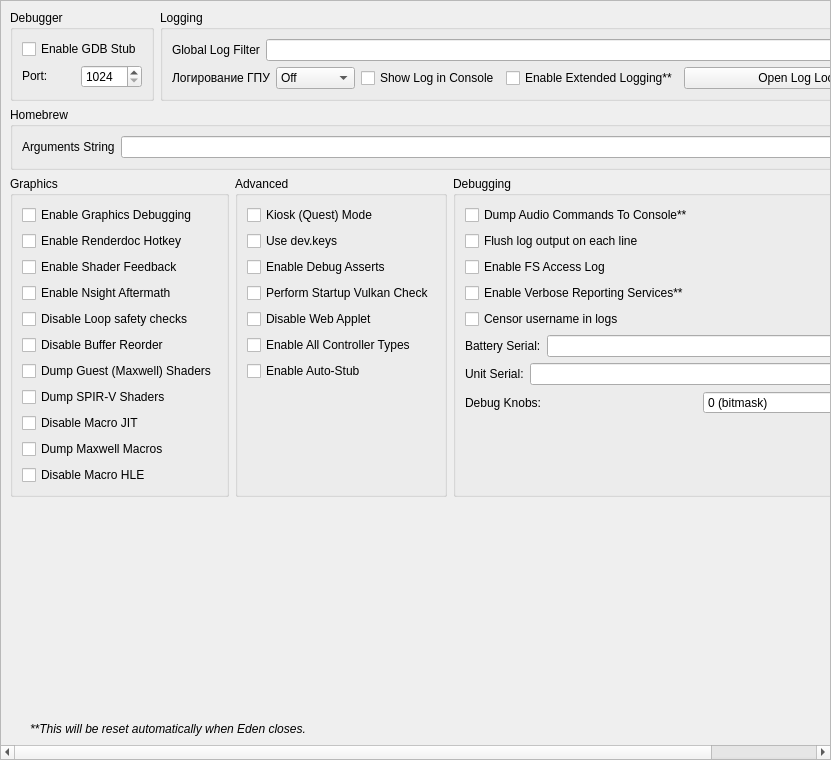
<?xml version="1.0" encoding="UTF-8"?>
<ui version="4.0">
 <class>ConfigureDebug</class>
 <widget class="QScrollArea" name="ConfigureDebug">
  <property name="geometry">
   <rect>
    <x>0</x>
    <y>0</y>
    <width>831</width>
    <height>760</height>
   </rect>
  </property>
  <property name="widgetResizable">
   <bool>true</bool>
  </property>
  <widget class="QWidget" name="widget">
   <property name="geometry">
    <rect>
     <x>0</x>
     <y>0</y>
     <width>829</width>
     <height>758</height>
    </rect>
   </property>
   <layout class="QVBoxLayout" name="verticalLayout_1">
    <item>
     <layout class="QHBoxLayout" name="horizontalLayout">
      <property name="topMargin">
       <number>0</number>
      </property>
      <item>
       <widget class="QGroupBox" name="groupBox">
        <property name="sizePolicy">
         <sizepolicy hsizetype="Preferred" vsizetype="Preferred">
          <horstretch>0</horstretch>
          <verstretch>0</verstretch>
         </sizepolicy>
        </property>
        <property name="title">
         <string>Debugger</string>
        </property>
        <property name="alignment">
         <set>Qt::AlignmentFlag::AlignLeading|Qt::AlignmentFlag::AlignLeft|Qt::AlignmentFlag::AlignTop</set>
        </property>
        <property name="flat">
         <bool>false</bool>
        </property>
        <property name="checkable">
         <bool>false</bool>
        </property>
        <layout class="QVBoxLayout" name="verticalLayout_3">
         <item>
          <widget class="QWidget" name="debug_widget" native="true">
           <property name="sizePolicy">
            <sizepolicy hsizetype="Preferred" vsizetype="Maximum">
             <horstretch>0</horstretch>
             <verstretch>0</verstretch>
            </sizepolicy>
           </property>
           <layout class="QVBoxLayout" name="verticalLayout">
            <property name="sizeConstraint">
             <enum>QLayout::SizeConstraint::SetDefaultConstraint</enum>
            </property>
            <property name="leftMargin">
             <number>0</number>
            </property>
            <property name="topMargin">
             <number>0</number>
            </property>
            <property name="rightMargin">
             <number>0</number>
            </property>
            <property name="bottomMargin">
             <number>0</number>
            </property>
            <item>
             <widget class="QCheckBox" name="toggle_gdbstub">
              <property name="sizePolicy">
               <sizepolicy hsizetype="Maximum" vsizetype="Maximum">
                <horstretch>0</horstretch>
                <verstretch>0</verstretch>
               </sizepolicy>
              </property>
              <property name="text">
               <string>Enable GDB Stub</string>
              </property>
             </widget>
            </item>
            <item>
             <widget class="QWidget" name="horizontalWidget_3" native="true">
              <property name="sizePolicy">
               <sizepolicy hsizetype="Preferred" vsizetype="Maximum">
                <horstretch>0</horstretch>
                <verstretch>0</verstretch>
               </sizepolicy>
              </property>
              <layout class="QHBoxLayout" name="horizontalLayout_3">
               <property name="leftMargin">
                <number>0</number>
               </property>
               <property name="topMargin">
                <number>0</number>
               </property>
               <property name="rightMargin">
                <number>0</number>
               </property>
               <property name="bottomMargin">
                <number>0</number>
               </property>
               <item>
                <widget class="QLabel" name="label_11">
                 <property name="sizePolicy">
                  <sizepolicy hsizetype="Minimum" vsizetype="Maximum">
                   <horstretch>0</horstretch>
                   <verstretch>0</verstretch>
                  </sizepolicy>
                 </property>
                 <property name="text">
                  <string>Port:</string>
                 </property>
                </widget>
               </item>
               <item>
                <widget class="QSpinBox" name="gdbport_spinbox">
                 <property name="sizePolicy">
                  <sizepolicy hsizetype="Preferred" vsizetype="Maximum">
                   <horstretch>0</horstretch>
                   <verstretch>0</verstretch>
                  </sizepolicy>
                 </property>
                 <property name="minimum">
                  <number>1024</number>
                 </property>
                 <property name="maximum">
                  <number>65535</number>
                 </property>
                </widget>
               </item>
              </layout>
             </widget>
            </item>
           </layout>
          </widget>
         </item>
        </layout>
       </widget>
      </item>
      <item>
       <widget class="QGroupBox" name="groupBox_2">
        <property name="sizePolicy">
         <sizepolicy hsizetype="Expanding" vsizetype="Preferred">
          <horstretch>0</horstretch>
          <verstretch>0</verstretch>
         </sizepolicy>
        </property>
        <property name="title">
         <string>Logging</string>
        </property>
        <layout class="QGridLayout" name="gridLayout_1">
         <item row="0" column="0" colspan="4">
          <widget class="QWidget" name="logging_widget" native="true">
           <property name="sizePolicy">
            <sizepolicy hsizetype="Preferred" vsizetype="Maximum">
             <horstretch>0</horstretch>
             <verstretch>0</verstretch>
            </sizepolicy>
           </property>
           <layout class="QHBoxLayout" name="horizontalLayout_1">
            <property name="leftMargin">
             <number>0</number>
            </property>
            <property name="topMargin">
             <number>0</number>
            </property>
            <property name="rightMargin">
             <number>0</number>
            </property>
            <property name="bottomMargin">
             <number>0</number>
            </property>
            <item>
             <widget class="QLabel" name="label_1">
              <property name="sizePolicy">
               <sizepolicy hsizetype="Preferred" vsizetype="Preferred">
                <horstretch>0</horstretch>
                <verstretch>0</verstretch>
               </sizepolicy>
              </property>
              <property name="text">
               <string>Global Log Filter</string>
              </property>
             </widget>
            </item>
            <item>
             <widget class="QLineEdit" name="log_filter_edit"/>
            </item>
           </layout>
          </widget>
         </item>
         <item row="1" column="0">
          <widget class="QWidget" name="gpu_log_level_widget" native="true">
           <property name="sizePolicy">
            <sizepolicy hsizetype="Preferred" vsizetype="Maximum">
             <horstretch>0</horstretch>
             <verstretch>0</verstretch>
            </sizepolicy>
           </property>
           <layout class="QHBoxLayout" name="gpu_log_level_layout">
            <property name="leftMargin">
             <number>0</number>
            </property>
            <property name="topMargin">
             <number>0</number>
            </property>
            <property name="rightMargin">
             <number>0</number>
            </property>
            <property name="bottomMargin">
             <number>0</number>
            </property>
            <item>
             <widget class="QLabel" name="gpu_log_level_label">
              <property name="text">
               <string>Логирование ГПУ</string>
              </property>
             </widget>
            </item>
            <item>
             <widget class="QComboBox" name="gpu_log_level">
              <property name="toolTip">
               <string>Detail level for GPU logs. Off disables logging entirely.</string>
              </property>
              <item>
               <property name="text">
                <string>Off</string>
               </property>
              </item>
              <item>
               <property name="text">
                <string>Errors</string>
               </property>
              </item>
              <item>
               <property name="text">
                <string>Standard</string>
               </property>
              </item>
              <item>
               <property name="text">
                <string>Verbose</string>
               </property>
              </item>
              <item>
               <property name="text">
                <string>All</string>
               </property>
              </item>
             </widget>
            </item>
           </layout>
          </widget>
         </item>
         <item row="1" column="1">
          <widget class="QCheckBox" name="toggle_console">
           <property name="text">
            <string>Show Log in Console</string>
           </property>
          </widget>
         </item>
         <item row="1" column="2">
          <widget class="QCheckBox" name="extended_logging">
           <property name="enabled">
            <bool>true</bool>
           </property>
           <property name="toolTip">
            <string>When checked, the max size of the log increases from 100 MB to 1 GB</string>
           </property>
           <property name="text">
            <string>Enable Extended Logging**</string>
           </property>
          </widget>
         </item>
         <item row="1" column="3">
          <widget class="QPushButton" name="open_log_button">
           <property name="sizePolicy">
            <sizepolicy hsizetype="Expanding" vsizetype="Maximum">
             <horstretch>1</horstretch>
             <verstretch>0</verstretch>
            </sizepolicy>
           </property>
           <property name="minimumSize">
            <size>
             <width>250</width>
             <height>0</height>
            </size>
           </property>
           <property name="text">
            <string>Open Log Location</string>
           </property>
          </widget>
         </item>
        </layout>
       </widget>
      </item>
     </layout>
    </item>
    <item>
     <widget class="QGroupBox" name="groupBox_3">
      <property name="title">
       <string>Homebrew</string>
      </property>
      <layout class="QVBoxLayout" name="verticalLayout_5">
       <item>
        <layout class="QHBoxLayout" name="horizontalLayout_4">
         <item>
          <widget class="QLabel" name="label_3">
           <property name="text">
            <string>Arguments String</string>
           </property>
          </widget>
         </item>
         <item>
          <widget class="QLineEdit" name="homebrew_args_edit"/>
         </item>
        </layout>
       </item>
      </layout>
     </widget>
    </item>
    <item>
     <layout class="QHBoxLayout" name="horizontalLayout_2">
      <item>
       <widget class="QGroupBox" name="groupBox_4">
        <property name="title">
         <string>Graphics</string>
        </property>
        <layout class="QGridLayout" name="gridLayout_2">
         <item row="4" column="0">
          <widget class="QCheckBox" name="disable_loop_safety_checks">
           <property name="toolTip">
            <string>When checked, it executes shaders without loop logic changes</string>
           </property>
           <property name="text">
            <string>Disable Loop safety checks</string>
           </property>
          </widget>
         </item>
         <item row="9" column="0">
          <widget class="QCheckBox" name="dump_macros">
           <property name="enabled">
            <bool>true</bool>
           </property>
           <property name="toolTip">
            <string>When checked, it will dump all the macro programs of the GPU</string>
           </property>
           <property name="text">
            <string>Dump Maxwell Macros</string>
           </property>
          </widget>
         </item>
         <item row="3" column="0">
          <widget class="QCheckBox" name="enable_nsight_aftermath">
           <property name="toolTip">
            <string>When checked, it enables Nsight Aftermath crash dumps</string>
           </property>
           <property name="text">
            <string>Enable Nsight Aftermath</string>
           </property>
          </widget>
         </item>
         <item row="6" column="0">
          <widget class="QCheckBox" name="dump_guest_shaders">
           <property name="enabled">
            <bool>true</bool>
           </property>
           <property name="toolTip">
            <string>When checked, it will dump original Maxwell guest shader bytecode (the input to the recompiler) as .ash files under DumpDir/shaders/. Useful for inspection with nvdisasm.</string>
           </property>
           <property name="text">
            <string>Dump Guest (Maxwell) Shaders</string>
           </property>
          </widget>
         </item>
         <item row="1" column="0">
          <widget class="QCheckBox" name="enable_renderdoc_hotkey">
           <property name="text">
            <string>Enable Renderdoc Hotkey</string>
           </property>
          </widget>
         </item>
         <item row="8" column="0">
          <widget class="QCheckBox" name="disable_macro_jit">
           <property name="enabled">
            <bool>true</bool>
           </property>
           <property name="toolTip">
            <string>When checked, it disables the macro Just In Time compiler. Enabling this makes games run slower</string>
           </property>
           <property name="text">
            <string>Disable Macro JIT</string>
           </property>
          </widget>
         </item>
         <item row="10" column="0">
          <widget class="QCheckBox" name="disable_macro_hle">
           <property name="enabled">
            <bool>true</bool>
           </property>
           <property name="toolTip">
            <string>When checked, it disables the macro HLE functions. Enabling this makes games run slower</string>
           </property>
           <property name="text">
            <string>Disable Macro HLE</string>
           </property>
          </widget>
         </item>
         <item row="0" column="0">
          <widget class="QCheckBox" name="enable_graphics_debugging">
           <property name="enabled">
            <bool>true</bool>
           </property>
           <property name="toolTip">
            <string>When checked, the graphics API enters a slower debugging mode</string>
           </property>
           <property name="text">
            <string>Enable Graphics Debugging</string>
           </property>
          </widget>
         </item>
         <item row="11" column="0">
          <spacer name="verticalSpacer_5">
           <property name="orientation">
            <enum>Qt::Orientation::Vertical</enum>
           </property>
           <property name="sizeType">
            <enum>QSizePolicy::Policy::Preferred</enum>
           </property>
           <property name="sizeHint" stdset="0">
            <size>
             <width>20</width>
             <height>0</height>
            </size>
           </property>
          </spacer>
         </item>
         <item row="2" column="0">
          <widget class="QCheckBox" name="enable_shader_feedback">
           <property name="toolTip">
            <string>When checked, yuzu will log statistics about the compiled pipeline cache</string>
           </property>
           <property name="text">
            <string>Enable Shader Feedback</string>
           </property>
          </widget>
         </item>
         <item row="5" column="0">
          <widget class="QCheckBox" name="disable_buffer_reorder">
           <property name="toolTip">
            <string>&lt;html&gt;&lt;head/&gt;&lt;body&gt;&lt;p&gt;When checked, disables reordering of mapped memory uploads which allows to associate uploads with specific draws. May reduce performance in some cases.&lt;/p&gt;&lt;/body&gt;&lt;/html&gt;</string>
           </property>
           <property name="text">
            <string>Disable Buffer Reorder</string>
           </property>
          </widget>
         </item>
         <item row="7" column="0">
          <widget class="QCheckBox" name="gpu_log_shader_dumps">
           <property name="toolTip">
            <string>When checked, it will dump the recompiler's output SPIR-V binaries (.spv) under LogDir/shaders/. Inspect via SPIRV-Tools (spirv-dis / spirv-cross / spirv-val) or RenderDoc.</string>
           </property>
           <property name="text">
            <string>Dump SPIR-V Shaders</string>
           </property>
          </widget>
         </item>
        </layout>
       </widget>
      </item>
      <item>
       <widget class="QGroupBox" name="groupBox_6">
        <property name="title">
         <string>Advanced</string>
        </property>
        <layout class="QGridLayout" name="gridLayout_4">
         <item row="3" column="0">
          <widget class="QCheckBox" name="perform_vulkan_check">
           <property name="toolTip">
            <string>Enables yuzu to check for a working Vulkan environment when the program starts up. Disable this if this is causing issues with external programs seeing yuzu.</string>
           </property>
           <property name="text">
            <string>Perform Startup Vulkan Check</string>
           </property>
          </widget>
         </item>
         <item row="4" column="0">
          <widget class="QCheckBox" name="disable_web_applet">
           <property name="text">
            <string>Disable Web Applet</string>
           </property>
          </widget>
         </item>
         <item row="5" column="0">
          <widget class="QCheckBox" name="enable_all_controllers">
           <property name="text">
            <string>Enable All Controller Types</string>
           </property>
          </widget>
         </item>
         <item row="6" column="0">
          <widget class="QCheckBox" name="use_auto_stub">
           <property name="text">
            <string>Enable Auto-Stub</string>
           </property>
          </widget>
         </item>
         <item row="0" column="0">
          <widget class="QCheckBox" name="quest_flag">
           <property name="text">
            <string>Kiosk (Quest) Mode</string>
           </property>
          </widget>
         </item>
         <item row="1" column="0">
          <widget class="QCheckBox" name="use_dev_keys">
           <property name="text">
            <string>Use dev.keys</string>
           </property>
          </widget>
         </item>
         <item row="2" column="0">
          <widget class="QCheckBox" name="use_debug_asserts">
           <property name="text">
            <string>Enable Debug Asserts</string>
           </property>
          </widget>
         </item>
         <item row="7" column="0">
          <spacer name="verticalSpacer_4">
           <property name="orientation">
            <enum>Qt::Orientation::Vertical</enum>
           </property>
           <property name="sizeType">
            <enum>QSizePolicy::Policy::Expanding</enum>
           </property>
           <property name="sizeHint" stdset="0">
            <size>
             <width>20</width>
             <height>0</height>
            </size>
           </property>
          </spacer>
         </item>
        </layout>
       </widget>
      </item>
      <item>
       <widget class="QGroupBox" name="groupBox_5">
        <property name="title">
         <string>Debugging</string>
        </property>
        <layout class="QGridLayout" name="gridLayout_3">
         <item row="6" column="0">
          <widget class="QWidget" name="serial_battery_widget" native="true">
           <property name="sizePolicy">
            <sizepolicy hsizetype="Preferred" vsizetype="Maximum">
             <horstretch>0</horstretch>
             <verstretch>0</verstretch>
            </sizepolicy>
           </property>
           <layout class="QHBoxLayout" name="horizontalLayout_11">
            <property name="leftMargin">
             <number>0</number>
            </property>
            <property name="topMargin">
             <number>0</number>
            </property>
            <property name="rightMargin">
             <number>0</number>
            </property>
            <property name="bottomMargin">
             <number>0</number>
            </property>
            <item>
             <widget class="QLabel" name="label_12">
              <property name="sizePolicy">
               <sizepolicy hsizetype="Preferred" vsizetype="Preferred">
                <horstretch>0</horstretch>
                <verstretch>0</verstretch>
               </sizepolicy>
              </property>
              <property name="text">
               <string>Battery Serial:</string>
              </property>
             </widget>
            </item>
            <item>
             <widget class="QLineEdit" name="serial_battery_edit"/>
            </item>
           </layout>
          </widget>
         </item>
         <item row="8" column="0">
          <widget class="QWidget" name="debug_knobs_widget" native="true">
           <property name="sizePolicy">
            <sizepolicy hsizetype="Preferred" vsizetype="Maximum">
             <horstretch>0</horstretch>
             <verstretch>0</verstretch>
            </sizepolicy>
           </property>
           <layout class="QHBoxLayout" name="horizontalLayout_debug_knobs">
            <property name="leftMargin">
             <number>0</number>
            </property>
            <property name="topMargin">
             <number>0</number>
            </property>
            <property name="rightMargin">
             <number>0</number>
            </property>
            <property name="bottomMargin">
             <number>0</number>
            </property>
            <item>
             <widget class="QLabel" name="label_debug_knobs">
              <property name="sizePolicy">
               <sizepolicy hsizetype="Preferred" vsizetype="Preferred">
                <horstretch>0</horstretch>
                <verstretch>0</verstretch>
               </sizepolicy>
              </property>
              <property name="text">
               <string>Debug Knobs:</string>
              </property>
             </widget>
            </item>
            <item>
             <widget class="QSpinBox" name="debug_knobs_spinbox">
              <property name="minimum">
               <number>0</number>
              </property>
              <property name="maximum">
               <number>65535</number>
              </property>
              <property name="toolTip">
               <string>Bitmask for quick development toggles</string>
              </property>
              <property name="statusTip">
               <string>Set debug knobs (bitmask)</string>
              </property>
              <property name="whatsThis">
               <string>16-bit debug knob set for quick development toggles</string>
              </property>
              <property name="suffix">
               <string> (bitmask)</string>
              </property>
             </widget>
            </item>
           </layout>
          </widget>
         </item>
         <item row="7" column="0">
          <widget class="QWidget" name="serial_board_widget" native="true">
           <property name="sizePolicy">
            <sizepolicy hsizetype="Preferred" vsizetype="Maximum">
             <horstretch>0</horstretch>
             <verstretch>0</verstretch>
            </sizepolicy>
           </property>
           <layout class="QHBoxLayout" name="horizontalLayout_12">
            <property name="leftMargin">
             <number>0</number>
            </property>
            <property name="topMargin">
             <number>0</number>
            </property>
            <property name="rightMargin">
             <number>0</number>
            </property>
            <property name="bottomMargin">
             <number>0</number>
            </property>
            <item>
             <widget class="QLabel" name="label_13">
              <property name="sizePolicy">
               <sizepolicy hsizetype="Preferred" vsizetype="Preferred">
                <horstretch>0</horstretch>
                <verstretch>0</verstretch>
               </sizepolicy>
              </property>
              <property name="text">
               <string>Unit Serial:</string>
              </property>
             </widget>
            </item>
            <item>
             <widget class="QLineEdit" name="serial_board_edit"/>
            </item>
           </layout>
          </widget>
         </item>
         <item row="20" column="0">
          <spacer name="verticalSpacer_3">
           <property name="orientation">
            <enum>Qt::Orientation::Vertical</enum>
           </property>
           <property name="sizeType">
            <enum>QSizePolicy::Policy::Expanding</enum>
           </property>
           <property name="sizeHint" stdset="0">
            <size>
             <width>20</width>
             <height>0</height>
            </size>
           </property>
          </spacer>
         </item>
         <item row="1" column="0">
          <widget class="QCheckBox" name="dump_audio_commands">
           <property name="toolTip">
            <string>Enable this to output the latest generated audio command list to the console. Only affects games using the audio renderer.</string>
           </property>
           <property name="text">
            <string>Dump Audio Commands To Console**</string>
           </property>
          </widget>
         </item>
         <item row="2" column="0">
          <widget class="QCheckBox" name="flush_line">
           <property name="text">
            <string>Flush log output on each line</string>
           </property>
          </widget>
         </item>
         <item row="3" column="0">
          <widget class="QCheckBox" name="fs_access_log">
           <property name="text">
            <string>Enable FS Access Log</string>
           </property>
          </widget>
         </item>
         <item row="4" column="0">
          <widget class="QCheckBox" name="reporting_services">
           <property name="text">
            <string>Enable Verbose Reporting Services**</string>
           </property>
          </widget>
         </item>
         <item row="5" column="0">
          <widget class="QCheckBox" name="censor_username">
           <property name="text">
            <string>Censor username in logs</string>
           </property>
          </widget>
         </item>
        </layout>
       </widget>
      </item>
     </layout>
    </item>
    <item>
     <spacer name="verticalSpacer">
      <property name="orientation">
       <enum>Qt::Orientation::Vertical</enum>
      </property>
      <property name="sizeHint" stdset="0">
       <size>
        <width>20</width>
        <height>0</height>
       </size>
      </property>
     </spacer>
    </item>
    <item>
     <widget class="QLabel" name="label_5">
      <property name="sizePolicy">
       <sizepolicy hsizetype="Expanding" vsizetype="Preferred">
        <horstretch>0</horstretch>
        <verstretch>0</verstretch>
       </sizepolicy>
      </property>
      <property name="font">
       <font>
        <italic>true</italic>
       </font>
      </property>
      <property name="text">
       <string>**This will be reset automatically when Eden closes.</string>
      </property>
      <property name="indent">
       <number>20</number>
      </property>
     </widget>
    </item>
   </layout>
  </widget>
 </widget>
 <tabstops>
  <tabstop>log_filter_edit</tabstop>
  <tabstop>toggle_console</tabstop>
  <tabstop>extended_logging</tabstop>
  <tabstop>open_log_button</tabstop>
  <tabstop>homebrew_args_edit</tabstop>
  <tabstop>enable_graphics_debugging</tabstop>
  <tabstop>enable_shader_feedback</tabstop>
  <tabstop>enable_nsight_aftermath</tabstop>
  <tabstop>fs_access_log</tabstop>
  <tabstop>reporting_services</tabstop>
  <tabstop>quest_flag</tabstop>
  <tabstop>use_debug_asserts</tabstop>
 </tabstops>
 <resources/>
 <connections/>
</ui>
